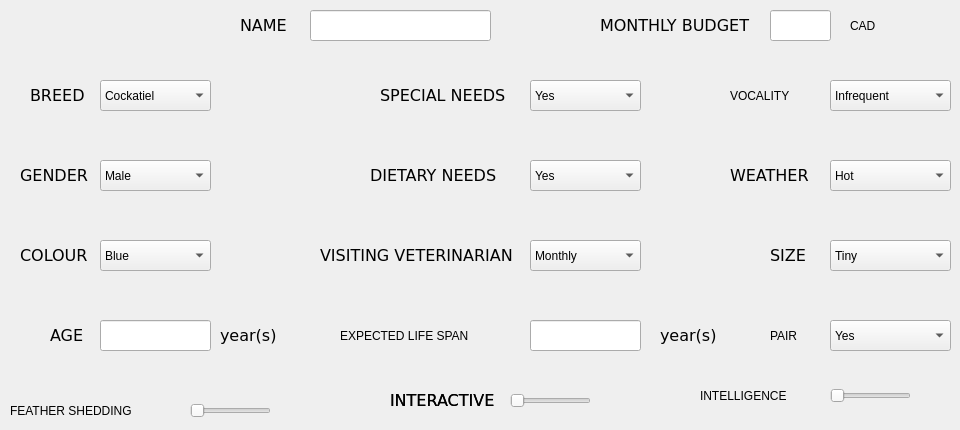
   <widget class="QWidget" name="Bird">
    <widget class="QLabel" name="label_69">
     <property name="geometry">
      <rect>
       <x>20</x>
       <y>160</y>
       <width>71</width>
       <height>31</height>
      </rect>
     </property>
     <property name="font">
      <font>
       <family>DejaVu Sans</family>
       <pointsize>12</pointsize>
      </font>
     </property>
     <property name="text">
      <string>GENDER</string>
     </property>
    </widget>
    <widget class="QComboBox" name="bird_size">
     <property name="geometry">
      <rect>
       <x>830</x>
       <y>240</y>
       <width>121</width>
       <height>31</height>
      </rect>
     </property>
     <item>
      <property name="text">
       <string>Tiny</string>
      </property>
     </item>
     <item>
      <property name="text">
       <string>Small</string>
      </property>
     </item>
     <item>
      <property name="text">
       <string>Medium</string>
      </property>
     </item>
    </widget>
    <widget class="QLabel" name="label_85">
     <property name="geometry">
      <rect>
       <x>340</x>
       <y>320</y>
       <width>181</width>
       <height>31</height>
      </rect>
     </property>
     <property name="text">
      <string>EXPECTED LIFE SPAN</string>
     </property>
    </widget>
    <widget class="QLabel" name="label_83">
     <property name="geometry">
      <rect>
       <x>220</x>
       <y>320</y>
       <width>61</width>
       <height>31</height>
      </rect>
     </property>
     <property name="font">
      <font>
       <family>DejaVu Sans</family>
       <pointsize>12</pointsize>
      </font>
     </property>
     <property name="text">
      <string>year(s)</string>
     </property>
    </widget>
    <widget class="QLabel" name="label_76">
     <property name="geometry">
      <rect>
       <x>770</x>
       <y>240</y>
       <width>41</width>
       <height>31</height>
      </rect>
     </property>
     <property name="font">
      <font>
       <family>DejaVu Sans</family>
       <pointsize>12</pointsize>
      </font>
     </property>
     <property name="text">
      <string>SIZE</string>
     </property>
    </widget>
    <widget class="QComboBox" name="bird_colour">
     <property name="geometry">
      <rect>
       <x>100</x>
       <y>240</y>
       <width>111</width>
       <height>31</height>
      </rect>
     </property>
     <item>
      <property name="text">
       <string>Blue</string>
      </property>
     </item>
     <item>
      <property name="text">
       <string>Green</string>
      </property>
     </item>
     <item>
      <property name="text">
       <string>Yellow</string>
      </property>
     </item>
     <item>
      <property name="text">
       <string>White</string>
      </property>
     </item>
     <item>
      <property name="text">
       <string>Brown</string>
      </property>
     </item>
    </widget>
    <widget class="QLineEdit" name="bird_age">
     <property name="geometry">
      <rect>
       <x>100</x>
       <y>320</y>
       <width>111</width>
       <height>31</height>
      </rect>
     </property>
    </widget>
    <widget class="QLabel" name="label_55">
     <property name="geometry">
      <rect>
       <x>30</x>
       <y>80</y>
       <width>61</width>
       <height>31</height>
      </rect>
     </property>
     <property name="font">
      <font>
       <family>DejaVu Sans</family>
       <pointsize>12</pointsize>
      </font>
     </property>
     <property name="text">
      <string>BREED</string>
     </property>
    </widget>
    <widget class="QComboBox" name="bird_breed">
     <property name="geometry">
      <rect>
       <x>100</x>
       <y>80</y>
       <width>111</width>
       <height>31</height>
      </rect>
     </property>
     <item>
      <property name="text">
       <string>Cockatiel</string>
      </property>
     </item>
     <item>
      <property name="text">
       <string>Dove</string>
      </property>
     </item>
     <item>
      <property name="text">
       <string>Parrot</string>
      </property>
     </item>
     <item>
      <property name="text">
       <string>Canaries</string>
      </property>
     </item>
     <item>
      <property name="text">
       <string>Finches</string>
      </property>
     </item>
     <item>
      <property name="text">
       <string>Loverbirds</string>
      </property>
     </item>
     <item>
      <property name="text">
       <string>Parakeets</string>
      </property>
     </item>
     <item>
      <property name="text">
       <string>Conures</string>
      </property>
     </item>
     <item>
      <property name="text">
       <string>Pigeons</string>
      </property>
     </item>
     <item>
      <property name="text">
       <string>Mynah</string>
      </property>
     </item>
     <item>
      <property name="text">
       <string/>
      </property>
     </item>
    </widget>
    <widget class="QLabel" name="label_77">
     <property name="geometry">
      <rect>
       <x>50</x>
       <y>320</y>
       <width>41</width>
       <height>31</height>
      </rect>
     </property>
     <property name="font">
      <font>
       <family>DejaVu Sans</family>
       <pointsize>12</pointsize>
      </font>
     </property>
     <property name="text">
      <string>AGE</string>
     </property>
    </widget>
    <widget class="QLabel" name="label_79">
     <property name="geometry">
      <rect>
       <x>20</x>
       <y>240</y>
       <width>81</width>
       <height>31</height>
      </rect>
     </property>
     <property name="font">
      <font>
       <family>DejaVu Sans</family>
       <pointsize>12</pointsize>
      </font>
     </property>
     <property name="text">
      <string>COLOUR</string>
     </property>
    </widget>
    <widget class="QComboBox" name="bird_gender">
     <property name="geometry">
      <rect>
       <x>100</x>
       <y>160</y>
       <width>111</width>
       <height>31</height>
      </rect>
     </property>
     <item>
      <property name="text">
       <string>Male</string>
      </property>
     </item>
     <item>
      <property name="text">
       <string>Female</string>
      </property>
     </item>
    </widget>
    <widget class="QLabel" name="label_86">
     <property name="geometry">
      <rect>
       <x>660</x>
       <y>320</y>
       <width>61</width>
       <height>31</height>
      </rect>
     </property>
     <property name="font">
      <font>
       <family>DejaVu Sans</family>
       <pointsize>12</pointsize>
      </font>
     </property>
     <property name="text">
      <string>year(s)</string>
     </property>
    </widget>
    <widget class="QComboBox" name="bird_vocality">
     <property name="geometry">
      <rect>
       <x>830</x>
       <y>80</y>
       <width>121</width>
       <height>31</height>
      </rect>
     </property>
     <item>
      <property name="text">
       <string>Infrequent</string>
      </property>
     </item>
     <item>
      <property name="text">
       <string>Only when necessary</string>
      </property>
     </item>
     <item>
      <property name="text">
       <string>Frequent</string>
      </property>
     </item>
     <item>
      <property name="text">
       <string>Likes to be Vocal</string>
      </property>
     </item>
     <item>
      <property name="text">
       <string>Extremely Vocal</string>
      </property>
     </item>
    </widget>
    <widget class="QSlider" name="bird_intelligence_2">
     <property name="geometry">
      <rect>
       <x>830</x>
       <y>380</y>
       <width>81</width>
       <height>31</height>
      </rect>
     </property>
     <property name="minimum">
      <number>1</number>
     </property>
     <property name="maximum">
      <number>5</number>
     </property>
     <property name="orientation">
      <enum>Qt::Horizontal</enum>
     </property>
    </widget>
    <widget class="QLabel" name="label_116">
     <property name="geometry">
      <rect>
       <x>700</x>
       <y>380</y>
       <width>121</width>
       <height>31</height>
      </rect>
     </property>
     <property name="text">
      <string>INTELLIGENCE</string>
     </property>
    </widget>
    <widget class="QLabel" name="label_117">
     <property name="geometry">
      <rect>
       <x>730</x>
       <y>80</y>
       <width>111</width>
       <height>31</height>
      </rect>
     </property>
     <property name="text">
      <string>VOCALITY</string>
     </property>
    </widget>
    <widget class="QLabel" name="label_118">
     <property name="geometry">
      <rect>
       <x>370</x>
       <y>160</y>
       <width>141</width>
       <height>31</height>
      </rect>
     </property>
     <property name="font">
      <font>
       <family>DejaVu Sans</family>
       <pointsize>12</pointsize>
      </font>
     </property>
     <property name="text">
      <string>DIETARY NEEDS</string>
     </property>
    </widget>
    <widget class="QLabel" name="label_119">
     <property name="geometry">
      <rect>
       <x>600</x>
       <y>10</y>
       <width>161</width>
       <height>31</height>
      </rect>
     </property>
     <property name="font">
      <font>
       <family>DejaVu Sans</family>
       <pointsize>12</pointsize>
      </font>
     </property>
     <property name="text">
      <string>MONTHLY BUDGET</string>
     </property>
    </widget>
    <widget class="QLabel" name="label_120">
     <property name="geometry">
      <rect>
       <x>380</x>
       <y>80</y>
       <width>131</width>
       <height>31</height>
      </rect>
     </property>
     <property name="font">
      <font>
       <family>DejaVu Sans</family>
       <pointsize>12</pointsize>
      </font>
     </property>
     <property name="text">
      <string>SPECIAL NEEDS</string>
     </property>
    </widget>
    <widget class="QLineEdit" name="bird_cost">
     <property name="geometry">
      <rect>
       <x>770</x>
       <y>10</y>
       <width>61</width>
       <height>31</height>
      </rect>
     </property>
    </widget>
    <widget class="QComboBox" name="bird_dietary">
     <property name="geometry">
      <rect>
       <x>530</x>
       <y>160</y>
       <width>111</width>
       <height>31</height>
      </rect>
     </property>
     <item>
      <property name="text">
       <string>Yes</string>
      </property>
     </item>
     <item>
      <property name="text">
       <string>No</string>
      </property>
     </item>
    </widget>
    <widget class="QLabel" name="label_121">
     <property name="geometry">
      <rect>
       <x>390</x>
       <y>390</y>
       <width>131</width>
       <height>21</height>
      </rect>
     </property>
     <property name="font">
      <font>
       <family>DejaVu Sans</family>
       <pointsize>12</pointsize>
      </font>
     </property>
     <property name="text">
      <string>INTERACTIVE</string>
     </property>
    </widget>
    <widget class="QLabel" name="label_122">
     <property name="geometry">
      <rect>
       <x>320</x>
       <y>240</y>
       <width>201</width>
       <height>31</height>
      </rect>
     </property>
     <property name="font">
      <font>
       <family>DejaVu Sans</family>
       <pointsize>12</pointsize>
      </font>
     </property>
     <property name="text">
      <string>VISITING VETERINARIAN </string>
     </property>
    </widget>
    <widget class="QComboBox" name="bird_weather">
     <property name="geometry">
      <rect>
       <x>830</x>
       <y>160</y>
       <width>121</width>
       <height>31</height>
      </rect>
     </property>
     <item>
      <property name="text">
       <string>Hot</string>
      </property>
     </item>
     <item>
      <property name="text">
       <string>Cold</string>
      </property>
     </item>
     <item>
      <property name="text">
       <string>Moderate</string>
      </property>
     </item>
    </widget>
    <widget class="QComboBox" name="bird_special_needs">
     <property name="geometry">
      <rect>
       <x>530</x>
       <y>80</y>
       <width>111</width>
       <height>31</height>
      </rect>
     </property>
     <item>
      <property name="text">
       <string>Yes</string>
      </property>
     </item>
     <item>
      <property name="text">
       <string>No</string>
      </property>
     </item>
    </widget>
    <widget class="QLabel" name="label_123">
     <property name="geometry">
      <rect>
       <x>850</x>
       <y>10</y>
       <width>41</width>
       <height>31</height>
      </rect>
     </property>
     <property name="text">
      <string>CAD</string>
     </property>
    </widget>
    <widget class="QComboBox" name="bird_vet_visits">
     <property name="geometry">
      <rect>
       <x>530</x>
       <y>240</y>
       <width>111</width>
       <height>31</height>
      </rect>
     </property>
     <item>
      <property name="text">
       <string>Monthly</string>
      </property>
     </item>
     <item>
      <property name="text">
       <string>Every 2 Months</string>
      </property>
     </item>
     <item>
      <property name="text">
       <string>Quarterly</string>
      </property>
     </item>
     <item>
      <property name="text">
       <string>Half-Yearly</string>
      </property>
     </item>
     <item>
      <property name="text">
       <string>Yearly</string>
      </property>
     </item>
    </widget>
    <widget class="QLabel" name="label_125">
     <property name="geometry">
      <rect>
       <x>730</x>
       <y>160</y>
       <width>101</width>
       <height>31</height>
      </rect>
     </property>
     <property name="font">
      <font>
       <family>DejaVu Sans</family>
       <pointsize>12</pointsize>
      </font>
     </property>
     <property name="text">
      <string>WEATHER</string>
     </property>
    </widget>
    <widget class="QLabel" name="label_115">
     <property name="geometry">
      <rect>
       <x>10</x>
       <y>400</y>
       <width>171</width>
       <height>21</height>
      </rect>
     </property>
     <property name="text">
      <string>FEATHER SHEDDING</string>
     </property>
    </widget>
    <widget class="QLabel" name="label_124">
     <property name="geometry">
      <rect>
       <x>770</x>
       <y>320</y>
       <width>41</width>
       <height>31</height>
      </rect>
     </property>
     <property name="text">
      <string>PAIR</string>
     </property>
    </widget>
    <widget class="QComboBox" name="bird_pair">
     <property name="geometry">
      <rect>
       <x>830</x>
       <y>320</y>
       <width>121</width>
       <height>31</height>
      </rect>
     </property>
     <item>
      <property name="text">
       <string>Yes</string>
      </property>
     </item>
     <item>
      <property name="text">
       <string>No</string>
      </property>
     </item>
    </widget>
    <widget class="QLineEdit" name="bird_name">
     <property name="geometry">
      <rect>
       <x>310</x>
       <y>10</y>
       <width>181</width>
       <height>31</height>
      </rect>
     </property>
    </widget>
    <widget class="QLabel" name="label_112">
     <property name="geometry">
      <rect>
       <x>240</x>
       <y>10</y>
       <width>61</width>
       <height>31</height>
      </rect>
     </property>
     <property name="font">
      <font>
       <family>DejaVu Sans</family>
       <pointsize>12</pointsize>
      </font>
     </property>
     <property name="text">
      <string>NAME</string>
     </property>
    </widget>
    <widget class="QSlider" name="bird_interactive_2">
     <property name="geometry">
      <rect>
       <x>510</x>
       <y>390</y>
       <width>81</width>
       <height>21</height>
      </rect>
     </property>
     <property name="minimum">
      <number>1</number>
     </property>
     <property name="maximum">
      <number>5</number>
     </property>
     <property name="orientation">
      <enum>Qt::Horizontal</enum>
     </property>
    </widget>
    <widget class="QSlider" name="bird_shedding_2">
     <property name="geometry">
      <rect>
       <x>190</x>
       <y>400</y>
       <width>81</width>
       <height>21</height>
      </rect>
     </property>
     <property name="minimum">
      <number>1</number>
     </property>
     <property name="maximum">
      <number>5</number>
     </property>
     <property name="orientation">
      <enum>Qt::Horizontal</enum>
     </property>
    </widget>
    <widget class="QLineEdit" name="bird_expected_lifespan">
     <property name="geometry">
      <rect>
       <x>530</x>
       <y>320</y>
       <width>111</width>
       <height>31</height>
      </rect>
     </property>
    </widget>
    <widget class="QLabel" name="bird_shedding">
     <property name="geometry">
      <rect>
       <x>280</x>
       <y>400</y>
       <width>21</width>
       <height>21</height>
      </rect>
     </property>
     <property name="text">
      <string/>
     </property>
    </widget>
    <widget class="QLabel" name="bird_interactive">
     <property name="geometry">
      <rect>
       <x>600</x>
       <y>390</y>
       <width>31</width>
       <height>21</height>
      </rect>
     </property>
     <property name="text">
      <string/>
     </property>
    </widget>
    <widget class="QLabel" name="bird_intelligence">
     <property name="geometry">
      <rect>
       <x>920</x>
       <y>380</y>
       <width>21</width>
       <height>21</height>
      </rect>
     </property>
     <property name="text">
      <string/>
     </property>
    </widget>
    <widget class="QLabel" name="label_134">
     <property name="geometry">
      <rect>
       <x>390</x>
       <y>390</y>
       <width>131</width>
       <height>21</height>
      </rect>
     </property>
     <property name="font">
      <font>
       <family>DejaVu Sans</family>
       <pointsize>12</pointsize>
      </font>
     </property>
     <property name="text">
      <string>INTERACTIVE</string>
     </property>
    </widget>
   </widget>
